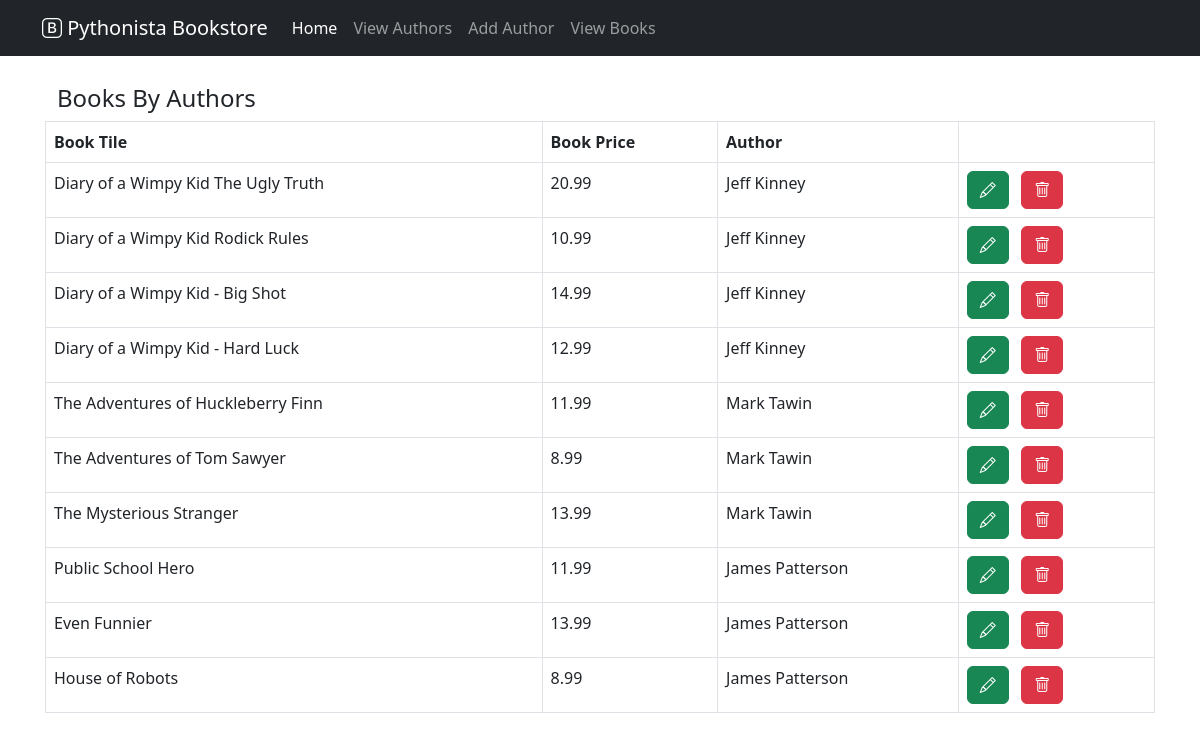
/books, run on the app's committed database.
### books/models.py (models this page shows, shortened)
class Book(models.Model):
    id = models.AutoField(primary_key=True)
    title = models.CharField(max_length=150, null=False)
    price = models.DecimalField(max_digits=5, decimal_places=2)
    author = models.ForeignKey(Author, on_delete=models.CASCADE)
    @property
    def authorName(self):
        return self.author.name

class Author(models.Model):
    id = models.AutoField(primary_key=True)
    name = models.CharField(max_length=100, null=False)
    address = models.CharField(max_length=200, null=True)
    url = models.CharField(max_length=200)

### books/views.py (the view)
# urls.py: path('books',BookListView.as_view(),name='book_list'),
class BookListView(ListView):
    model = Book
    context_object_name = 'book_list'
    template_name = 'list_books.html'

### templates/list_books.html (shortened to what this page needs)
{% extends '_base.html' %}
{% block content %}
<div class="row">
    <h4>Books By Authors</h4>
        <table class="table table-bordered striped table-hover">
            <thead>
                <tr>
                    <th scope="col">Book Tile</th>
                    <th scope="col">Book Price</th>
                    <th scope="col">Author</th>
                    <th scope="col"></th>
                  </tr>
            </thead>
            <tbody>
                {% for book in book_list %}
                <tr>
                    <td>{{book.title}}</td>
                    <td>{{book.price}}</td>
                    <td>{{book.authorName}}</td>
                    <td>
                        <a href="" class="btn btn btn-success" type="button"><i class="bi bi-pencil"></i></a> &nbsp;
                        <a href="" class="btn btn btn-danger" type="button"><i class="bi bi-trash"></i></a>
                    </td>
                </tr>
                {% endfor %}
            </tbody>
        </table>
    </div>
</div>
{% endblock content %}

### templates/_base.html (shortened to what this page needs)
{% load static %}
<!DOCTYPE html>
<html>
<head>
    <link rel="stylesheet" href="https://cdn.jsdelivr.net/npm/bootstrap@5.2.2/dist/css/bootstrap.min.css">
    <link rel="stylesheet" href="https://cdn.jsdelivr.net/npm/bootstrap-icons@1.9.1/font/bootstrap-icons.css">
</head>
<body class="d-flex flex-column h-100">
    <main class="container">
        <header>
            <nav class="navbar navbar-expand-md navbar-dark fixed-top bg-dark">
                <div class="container">
                    <a class="navbar-brand" href="/"><i class="bi bi-bootstrap"></i> <span>Pythonista Bookstore</span></a>
                    <div class="collapse navbar-collapse" id="navbarCollapse">
                        <ul class="navbar-nav me-auto mb-2 mb-md-0">
                            <li class="nav-item">
                                <a class="nav-link active" href="{% url 'home' %}">Home</a>
                            </li>
                            <li class="nav-item">
                                <a class="nav-link" href="{% url 'author_list' %}">View Authors</a>
                            </li>
                            <li class="nav-item">
                                <a class="nav-link" href="{% url 'add_author' %}">Add Author</a>
                            </li>
                            <li class="nav-item">
                                <a class="nav-link" href="{% url 'book_list' %}">View Books</a>
                            </li>
                        </ul>
                    </div>
                </div>
            </nav>
        </header>
        <div class="container py-4">
            {% block content %}
            {% endblock content %}
    </main>
</body>
</html>

### templates/_base.html (style rules this page uses)
main.container { padding: 60px 15px 0; }

### data on the page
Book: title "Diary of a Wimpy Kid The Ugly Truth", price "20.99", authorName "Jeff Kinney"
Book: title "Diary of a Wimpy Kid Rodick Rules", price "10.99", authorName "Jeff Kinney"
Book: title "Diary of a Wimpy Kid - Big Shot", price "14.99", authorName "Jeff Kinney"
Book: title "Diary of a Wimpy Kid - Hard Luck", price "12.99", authorName "Jeff Kinney"
Book: title "The Adventures of Huckleberry Finn", price "11.99", authorName "Mark Tawin"
Book: title "The Adventures of Tom Sawyer", price "8.99", authorName "Mark Tawin"
Book: title "The Mysterious Stranger", price "13.99", authorName "Mark Tawin"
Book: title "Public School Hero", price "11.99", authorName "James Patterson"
Book: title "Even Funnier", price "13.99", authorName "James Patterson"
Book: title "House of Robots", price "8.99", authorName "James Patterson"
